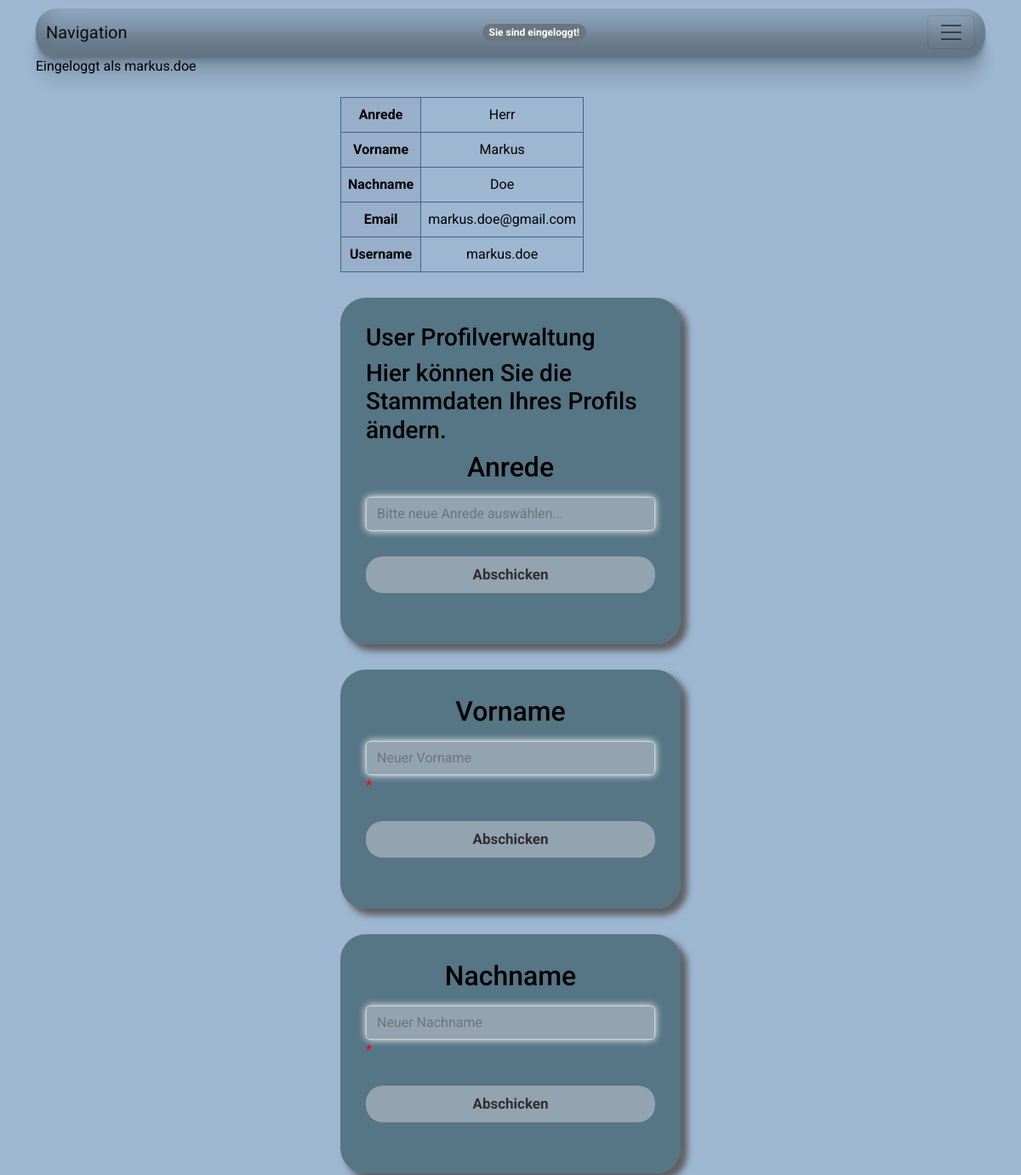
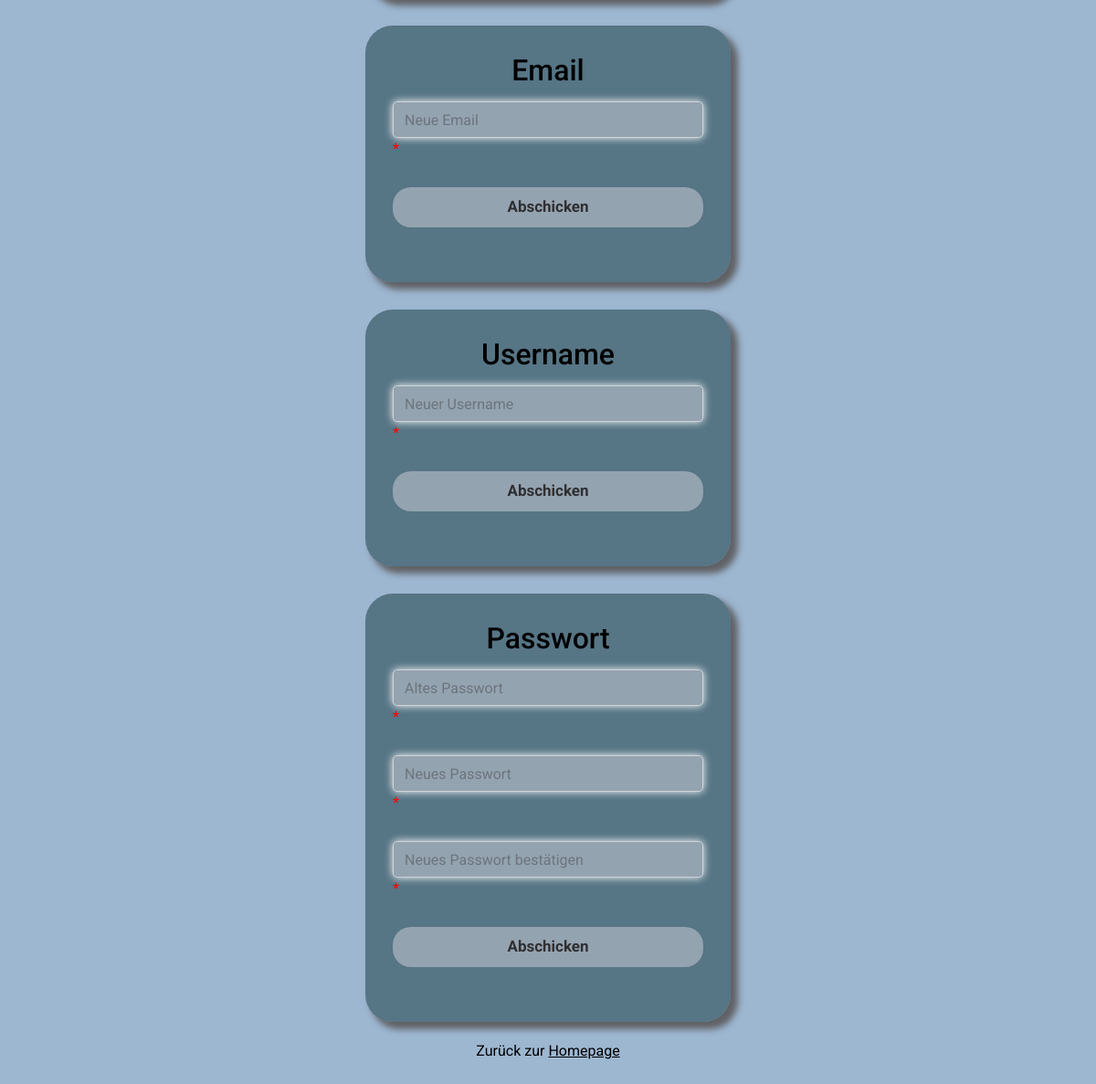
The app's page /UserProfil/UserProfilVerwaltung.php (signed in) with its own data (2 pictures, top to bottom).
### tables this page shows
CREATE TABLE `users` (
  `id` int(11) NOT NULL PRIMARY KEY AUTO_INCREMENT,
  `anrede` varchar(64) NOT NULL,
  `vorname` varchar(64) NOT NULL,
  `nachname` varchar(64) NOT NULL,
  `email` varchar(100) NOT NULL,
  `username` varchar(100) NOT NULL,
  `passwort` varchar(100) NOT NULL,
  `rolle` varchar(64) NOT NULL,
  `status` varchar(64) NOT NULL
);

### UserProfil/UserProfilVerwaltung_Validation.php (called while the page is built, shortened)
<?php
    $anrede = $vorname = $nachname = $email = $username = $altes_passwort = $neues_passwort = $passwort_confirm = "";
?>

### UserProfil/UserProfilVerwaltung.php (the view, shortened to what this page needs)
<!DOCTYPE html>
<?php
    require_once('../dbaccess.php');
    $conn = new mysqli($host, $user, $password, $database);
    $user_id = $_SESSION["id"];
?>
<html lang="de">
    <head>
        <link href="https://cdn.jsdelivr.net/npm/bootstrap@5.2.2/dist/css/bootstrap.min.css" rel="stylesheet">
        <link rel="stylesheet" href="../css/Registrierung.css">
    </head>
<body>
    <div class="container">
        <?php include '../Navigation.php'; ?>
        <?php include './UserProfilVerwaltung_Validation.php'; ?>
        <div class="logged_in_status">
            <?php
            if(isset($_SESSION["username"])){
                $user_username = $_SESSION["username"];
                echo "Eingeloggt als $user_username";
            }
            ?>
        </div>
        <div class="signup-form">
            <div class ="box">
                <br>
                <?php
                $sql = "SELECT * FROM `users` WHERE `id` = ?";
                $stmt = $conn -> prepare($sql);
                $stmt -> bind_param("i", $user_id);
                $stmt -> execute();
                $result = $stmt -> get_result();
                while ($row = $result -> fetch_assoc()) {
                    $current_anrede = $row["anrede"];
                    $current_vorname = $row["vorname"];
                    $current_nachname = $row["nachname"];
                    $current_email = $row["email"];
                    $current_username = $row["username"];
                } ?>
                <table>
                    <tr>
                        <th>Anrede</th>
                        <td> <?php echo $current_anrede; ?> </td>
                    </tr>
                    <tr>
                        <th>Vorname</th>
                        <td> <?php echo $current_vorname; ?> </td>
                    </tr>
                    <tr>
                        <th>Nachname</th>
                        <td> <?php echo $current_nachname; ?> </td>
                    </tr>
                    <tr>
                        <th>Email</th>
                        <td> <?php echo $current_email; ?> </td>
                    </tr>
                    <tr>
                        <th>Username</th>
                        <td> <?php echo $current_username; ?> </td>
                    </tr>
                </table>
                <form action="<?php echo htmlspecialchars($_SERVER["PHP_SELF"]);?>" method="POST">
                    <h3> User Profilverwaltung </h3>
                    <h3> Hier können Sie die Stammdaten Ihres Profils ändern. </h3>
                    <h2> Anrede </h2>
                    <div class="form-group">
                        <select id="form_anrede" class="form-control" name="anrede">
                            <option value="" selected>Bitte neue Anrede auswählen...</option>
                        </select>
                    </div>
                    <div class="form-group">
                        <button type="submit" class="btn btn-outline btn-lg btn-block secondary" name="submit" value="Submit">Abschicken</button>
                    </div>
                </form>
                <form action="<?php echo htmlspecialchars($_SERVER["PHP_SELF"]);?>" method="POST">
                    <h2>Vorname</h2>
                    <div class="form-group">
                        <input type="text" class="form-control" name="vorname" value="<?php echo $vorname;?>" placeholder="Neuer Vorname">
                        <span class="error">* <?php echo $vornameErr;?></span><br/>
                    </div>
                    <div class="form-group">
                        <button type="submit" class="btn btn-outline btn-lg btn-block secondary" name="submit" value="Submit">Abschicken</button>
                    </div>
                </form>
                <form action="<?php echo htmlspecialchars($_SERVER["PHP_SELF"]);?>" method="POST">
                    <h2>Nachname</h2>
                    <div class="form-group">
                        <input type="text" class="form-control" name="nachname" value="<?php echo $nachname;?>" placeholder="Neuer Nachname">
                        <span class="error">* <?php echo $nachnameErr;?></span><br/>
                    </div>
                    <div class="form-group">
                        <button type="submit" class="btn btn-outline btn-lg btn-block secondary" name="submit" value="Submit">Abschicken</button>
                    </div>
                </form>
                <form action="<?php echo htmlspecialchars($_SERVER["PHP_SELF"]);?>" method="POST">
                    <h2>Email</h2>
                    <div class="form-group">
                        <input type="text" class="form-control" name="email" value="<?php echo $email;?>" placeholder="Neue Email">
                        <span class="error">* <?php echo $emailErr;?></span><br/>
                    </div>
                    <div class="form-group">
                        <button type="submit" class="btn btn-outline btn-lg btn-block secondary" name="submit" value="Submit">Abschicken</button>
                    </div>
                </form>
                <form action="<?php echo htmlspecialchars($_SERVER["PHP_SELF"]);?>" method="POST">
                    <h2>Username</h2>
                    <div class="form-group">
                        <input type="text" class="form-control" name="username" value="<?php echo $username;?>" placeholder="Neuer Username">
                        <span class="error">* <?php echo $usernameErr;?></span><br/>
                    </div>
                    <div class="form-group">
                        <button type="submit" class="btn btn-outline btn-lg btn-block secondary" name="submit" value="Submit">Abschicken</button>
                    </div>
                </form>
                <form action="<?php echo htmlspecialchars($_SERVER["PHP_SELF"]);?>" method="POST">
                    <h2>Passwort</h2>
                    <div class="form-group">
                        <input type="password" class="form-control" name="altes_passwort" placeholder="Altes Passwort">
                        <span class="error">* <?php echo $altes_passwortErr;?></span><br/>
                    </div>
                    <div class="form-group">
                        <input type="password" class="form-control" name="neues_passwort" placeholder="Neues Passwort">
                        <span class="error">* <?php echo $neues_passwortErr;?></span>
                    </div>
                    <div class="form-group">
                        <input type="password" class="form-control" name="passwort_confirm" placeholder="Neues Passwort bestätigen">
                        <span class="error">* <?php echo $passwort_confirmErr;?></span><br/>
                    </div>
                    <div class="form-group">
                        <button type="submit" class="btn btn-outline btn-lg btn-block secondary" name="submit" value="Submit">Abschicken</button>
                    </div>
                </form>
                <div class="text-center">Zurück zur <a href="../homepage/Homepage.php">Homepage</a></div>
                <br>
            </div>
        </div>
    </div>
</body>
</html>

### css/Registrierung.css (style rules this page uses)
body { color: rgb(0, 0, 0); background-color: #9DB7D1; font-family: 'Roboto', sans-serif; }
.form-control { height: 40px; box-shadow: 0 0 10px rgb(255, 254, 254); color: #add3e2; }
.form-control, .btn { border-radius: 5px; background-color: #94A3B0; min-width: 30px; color: #6C757D; }
.signup-form { width: 400px; margin: auto; padding: 0px; }
.signup-form h2 { color: #000000; margin: 0 0 15px; position: relative; text-align: center; }
.signup-form h2:before { left: 0; }
.signup-form h2:after { right: 0; }
.signup-form form { color: rgb(0, 0, 0); border-radius: 30px; margin-bottom: 20px; margin-top: 30px; background: #2f505ba3; box-shadow: 7px 7px 7px 1px rgba(85, 82, 82, 0.847); padding: 30px; }
.signup-form .form-group { margin-bottom: 30px; }
.signup-form .btn { border-radius: 20px; font-size: 17px; font-weight:bold; min-width: 340px; outline: none !important; color:#2f2f31; }
.signup-form a { color: rgb(0, 0, 0); }

### UserProfil/UserProfilVerwaltung.php (style rules this page uses)
.error { color: #FF0000; }
table { font-family: 'Roboto', sans-serif; border-collapse: collapse; width: 100%; text-align: center; display: flex; border-radius: 6px; }
td, th { border: 1px solid #466281; padding: 8px; }
th { background-color: #97AFC8; font-weight: bold; flex: 0 0 25%; text-align: center; }
td { flex: 1; text-align: center; }

### records on screen
users: anrede "Herr", vorname "Markus", nachname "Doe", email "markus.doe@gmail.com", username "markus.doe"

### other values on screen
$logged_in "Sie sind eingeloggt!"
$user_username "markus.doe"
